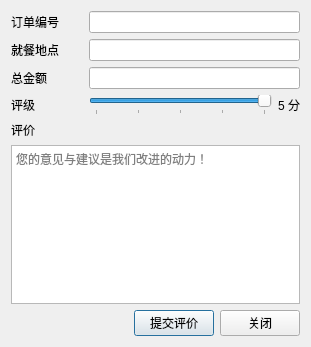
<?xml version="1.0" encoding="UTF-8"?>
<ui version="4.0">
 <class>Form</class>
 <widget class="QWidget" name="Form">
  <property name="geometry">
   <rect>
    <x>0</x>
    <y>0</y>
    <width>311</width>
    <height>347</height>
   </rect>
  </property>
  <property name="windowTitle">
   <string>Form</string>
  </property>
  <layout class="QGridLayout" name="gridLayout">
   <item row="0" column="0">
    <layout class="QHBoxLayout" name="horizontalLayout">
     <item>
      <widget class="QLabel" name="label">
       <property name="minimumSize">
        <size>
         <width>72</width>
         <height>0</height>
        </size>
       </property>
       <property name="styleSheet">
        <string notr="true">font: 12pt &quot;宋体&quot;;</string>
       </property>
       <property name="text">
        <string>订单编号</string>
       </property>
      </widget>
     </item>
     <item>
      <widget class="QLineEdit" name="lineEdit_order_id">
       <property name="enabled">
        <bool>true</bool>
       </property>
       <property name="styleSheet">
        <string notr="true">font: 12pt &quot;宋体&quot;;</string>
       </property>
       <property name="readOnly">
        <bool>true</bool>
       </property>
      </widget>
     </item>
    </layout>
   </item>
   <item row="1" column="0">
    <layout class="QHBoxLayout" name="horizontalLayout_2">
     <item>
      <widget class="QLabel" name="label_2">
       <property name="minimumSize">
        <size>
         <width>72</width>
         <height>0</height>
        </size>
       </property>
       <property name="styleSheet">
        <string notr="true">font: 12pt &quot;宋体&quot;;</string>
       </property>
       <property name="text">
        <string>就餐地点</string>
       </property>
      </widget>
     </item>
     <item>
      <widget class="QLineEdit" name="lineEdit_loc">
       <property name="enabled">
        <bool>true</bool>
       </property>
       <property name="styleSheet">
        <string notr="true">font: 12pt &quot;宋体&quot;;</string>
       </property>
       <property name="readOnly">
        <bool>true</bool>
       </property>
      </widget>
     </item>
    </layout>
   </item>
   <item row="5" column="0">
    <layout class="QHBoxLayout" name="horizontalLayout_6">
     <item>
      <spacer name="horizontalSpacer">
       <property name="orientation">
        <enum>Qt::Horizontal</enum>
       </property>
       <property name="sizeHint" stdset="0">
        <size>
         <width>40</width>
         <height>20</height>
        </size>
       </property>
      </spacer>
     </item>
     <item>
      <widget class="QPushButton" name="btn_commit">
       <property name="styleSheet">
        <string notr="true">font: 12pt &quot;宋体&quot;;</string>
       </property>
       <property name="text">
        <string>提交评价</string>
       </property>
       <property name="default">
        <bool>true</bool>
       </property>
      </widget>
     </item>
     <item>
      <widget class="QPushButton" name="btn_close">
       <property name="text">
        <string>关闭</string>
       </property>
      </widget>
     </item>
    </layout>
   </item>
   <item row="4" column="0">
    <layout class="QHBoxLayout" name="horizontalLayout_5">
     <item>
      <layout class="QVBoxLayout" name="verticalLayout_3">
       <item>
        <widget class="QLabel" name="label_5">
         <property name="styleSheet">
          <string notr="true">font: 12pt &quot;宋体&quot;;</string>
         </property>
         <property name="text">
          <string>评价</string>
         </property>
        </widget>
       </item>
       <item>
        <widget class="QPlainTextEdit" name="textEdit_comment">
         <property name="placeholderText">
          <string>您的意见与建议是我们改进的动力！</string>
         </property>
        </widget>
       </item>
      </layout>
     </item>
    </layout>
   </item>
   <item row="2" column="0">
    <layout class="QHBoxLayout" name="horizontalLayout_4">
     <item>
      <widget class="QLabel" name="label_4">
       <property name="minimumSize">
        <size>
         <width>72</width>
         <height>0</height>
        </size>
       </property>
       <property name="styleSheet">
        <string notr="true">font: 12pt &quot;宋体&quot;;</string>
       </property>
       <property name="text">
        <string>总金额</string>
       </property>
      </widget>
     </item>
     <item>
      <widget class="QLineEdit" name="lineEdit_total">
       <property name="enabled">
        <bool>true</bool>
       </property>
       <property name="styleSheet">
        <string notr="true">font: 12pt &quot;宋体&quot;;</string>
       </property>
       <property name="readOnly">
        <bool>true</bool>
       </property>
      </widget>
     </item>
    </layout>
   </item>
   <item row="3" column="0">
    <layout class="QHBoxLayout" name="horizontalLayout_7">
     <item>
      <widget class="QLabel" name="label_6">
       <property name="minimumSize">
        <size>
         <width>72</width>
         <height>0</height>
        </size>
       </property>
       <property name="styleSheet">
        <string notr="true">font: 12pt &quot;宋体&quot;;</string>
       </property>
       <property name="text">
        <string>评级</string>
       </property>
      </widget>
     </item>
     <item>
      <widget class="QSlider" name="horizontalSlider">
       <property name="minimum">
        <number>1</number>
       </property>
       <property name="maximum">
        <number>5</number>
       </property>
       <property name="value">
        <number>5</number>
       </property>
       <property name="orientation">
        <enum>Qt::Horizontal</enum>
       </property>
       <property name="invertedControls">
        <bool>false</bool>
       </property>
       <property name="tickPosition">
        <enum>QSlider::TicksBelow</enum>
       </property>
       <property name="tickInterval">
        <number>1</number>
       </property>
      </widget>
     </item>
     <item>
      <widget class="QLabel" name="label_level">
       <property name="text">
        <string>5 分</string>
       </property>
      </widget>
     </item>
    </layout>
   </item>
  </layout>
 </widget>
 <resources/>
 <connections/>
</ui>
